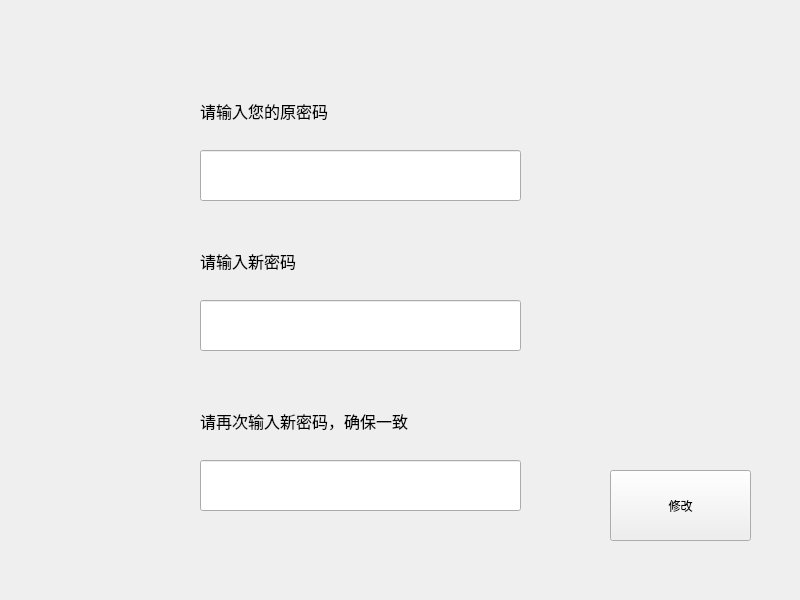
<?xml version="1.0" encoding="UTF-8"?>
<ui version="4.0">
 <class>ManageUserWindow</class>
 <widget class="QMainWindow" name="ManageUserWindow">
  <property name="geometry">
   <rect>
    <x>0</x>
    <y>0</y>
    <width>800</width>
    <height>600</height>
   </rect>
  </property>
  <property name="windowTitle">
   <string>ManageUserWindow</string>
  </property>
  <widget class="QWidget" name="centralWidget">
   <widget class="QLineEdit" name="lineEdit_last">
    <property name="geometry">
     <rect>
      <x>200</x>
      <y>150</y>
      <width>321</width>
      <height>51</height>
     </rect>
    </property>
   </widget>
   <widget class="QLineEdit" name="lineEdit_new1">
    <property name="geometry">
     <rect>
      <x>200</x>
      <y>300</y>
      <width>321</width>
      <height>51</height>
     </rect>
    </property>
   </widget>
   <widget class="QLineEdit" name="lineEdit_new2">
    <property name="geometry">
     <rect>
      <x>200</x>
      <y>460</y>
      <width>321</width>
      <height>51</height>
     </rect>
    </property>
   </widget>
   <widget class="QLabel" name="label">
    <property name="geometry">
     <rect>
      <x>200</x>
      <y>90</y>
      <width>321</width>
      <height>41</height>
     </rect>
    </property>
    <property name="font">
     <font>
      <family>Agency FB</family>
      <pointsize>12</pointsize>
     </font>
    </property>
    <property name="text">
     <string>请输入您的原密码</string>
    </property>
   </widget>
   <widget class="QLabel" name="label_2">
    <property name="geometry">
     <rect>
      <x>200</x>
      <y>240</y>
      <width>321</width>
      <height>41</height>
     </rect>
    </property>
    <property name="font">
     <font>
      <family>Agency FB</family>
      <pointsize>12</pointsize>
     </font>
    </property>
    <property name="text">
     <string>请输入新密码</string>
    </property>
   </widget>
   <widget class="QLabel" name="label_3">
    <property name="geometry">
     <rect>
      <x>200</x>
      <y>400</y>
      <width>321</width>
      <height>41</height>
     </rect>
    </property>
    <property name="font">
     <font>
      <family>Agency FB</family>
      <pointsize>12</pointsize>
     </font>
    </property>
    <property name="text">
     <string>请再次输入新密码，确保一致</string>
    </property>
   </widget>
   <widget class="QPushButton" name="pushButton">
    <property name="geometry">
     <rect>
      <x>610</x>
      <y>470</y>
      <width>141</width>
      <height>71</height>
     </rect>
    </property>
    <property name="text">
     <string>修改</string>
    </property>
   </widget>
  </widget>
 </widget>
 <resources/>
 <connections/>
</ui>
